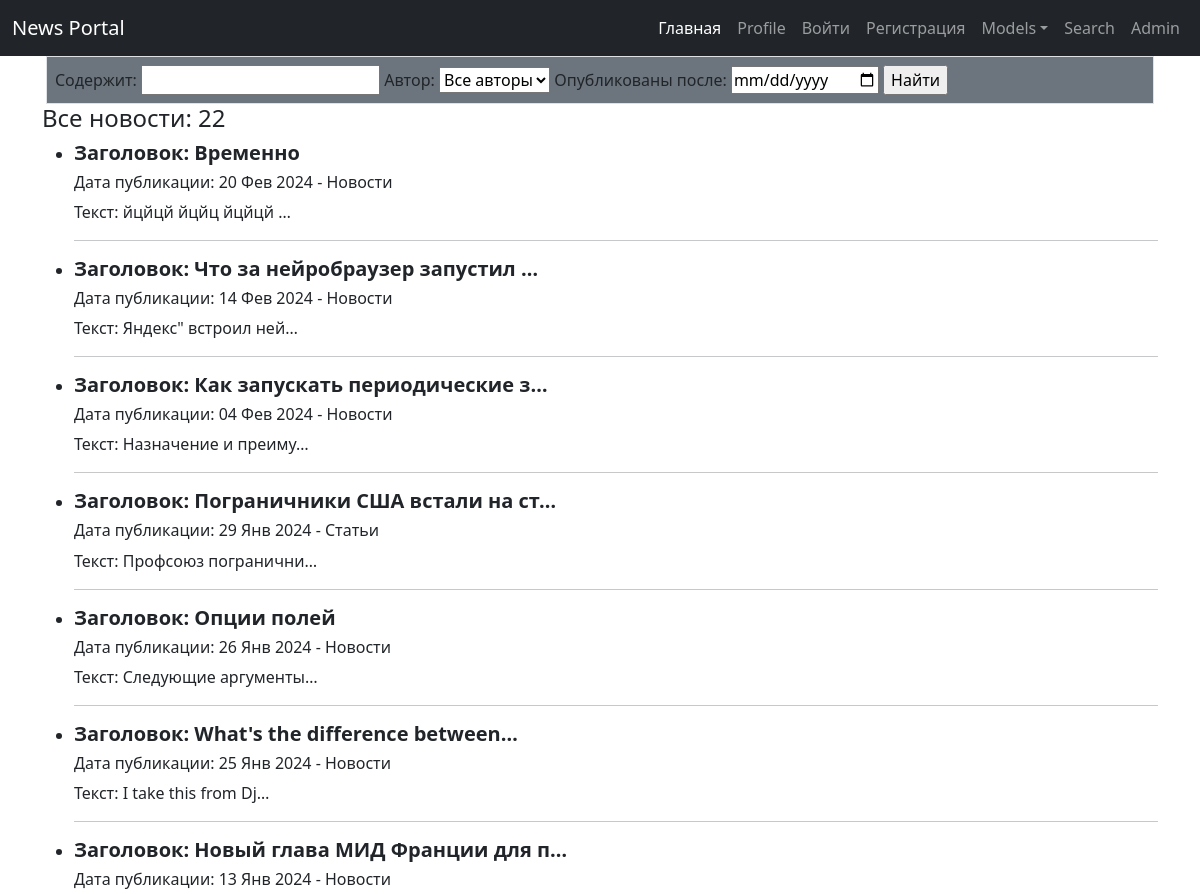
The page /news/search/ (upper part) on the database as committed earlier.
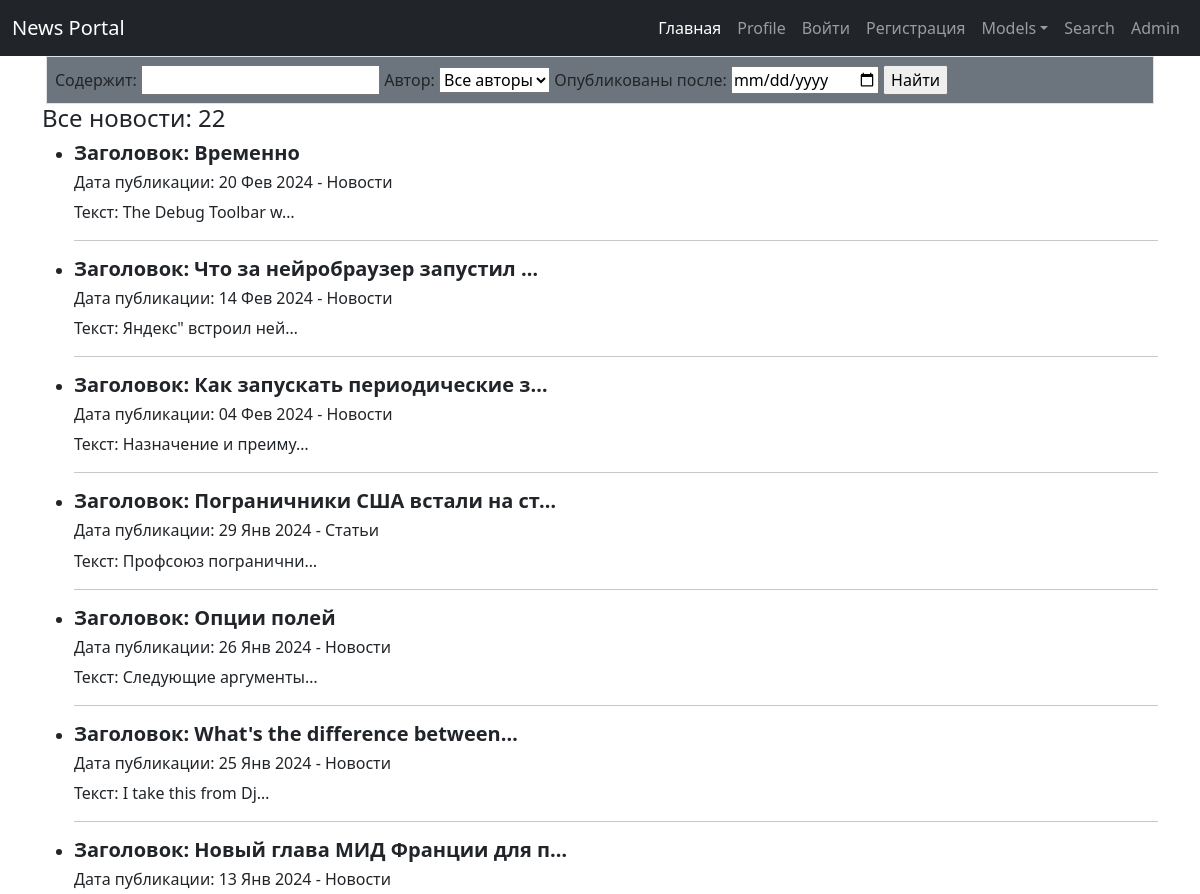
The same page on the database as committed later.
### news/models.py (models this page shows, shortened)
class Post(models.Model):
    news = 'NE'
    articles = 'AR'
    TYPES = [
        (news, 'Новости'),
        (articles, 'Статьи')
    ]
    author = models.ForeignKey(Author, on_delete=models.CASCADE)
    choice_types = models.CharField(max_length=2, choices=TYPES, default=news)
    time_in = models.DateTimeField(default=timezone.now)
    categories_post = models.ManyToManyField(Category, through='PostCategory')
    title = models.CharField(max_length=240, default='')
    content = models.TextField(blank=False)
    rate_new = models.IntegerField(default=0)

### news/views/post.py (the view)
# urls.py: path('news/search/', PostSearch.as_view(), name='post_search'),
class PostSearch(ListView):
    model = Post
    ordering = '-time_in'
    template_name = APP + 'search.html'
    context_object_name = 'posts'
    def get_queryset(self):
        queryset = super().get_queryset()
        self.filterset = PostFilter(self.request.GET, queryset)
        return self.filterset.qs  # Возвращаем из функции отфильтрованный список товаров
    def get_context_data(self, **kwargs):
        context = super().get_context_data(**kwargs)
        context['filterset'] = self.filterset
        return context

### news/models.py (called while the page is built)
    def __str__(self):
        return f'{self.user.username}'

### news/templates/news/search.html (shortened to what this page needs)
{% extends 'default.html' %}
{% block content %}
<div class="container px-1">
    <div class="row gx-4">
        <div class="col">
   <div class="p-2 border bg-secondary">
   <form action="" method="get">
       {{ filterset.form.as_table }}
       <input type="submit" value="Найти" />
   </form>
      </div>
        </div>
    </div>
</div>
<h4>Все новости: {{ filterset.qs|length }}</h4>
<ul>
{% if posts %}
    {% for post in filterset.qs %}
   <li>
      <h5><b class="text-center">Заголовок: {{ post.title|truncatechars:30 }}</a></b></h5>
      <h6>Дата публикации: {{ post.time_in|date:'d M Y' }} - {{ post.get_choice_types_display }} </h6>
      <p>Текст: {{ post.content|truncatechars:20 }}</p>
      <hr>
   </li>
{% endfor %}
</ul>
{% else %}
<h3>Новостей нет!</h3>
{% endif %}
{% endblock content %}

Rows that differ between the two databases and show on the page:
changed Post "Временно": content "йцйцй йцйц йцйцй …" → "The Debug Toolbar w…"
